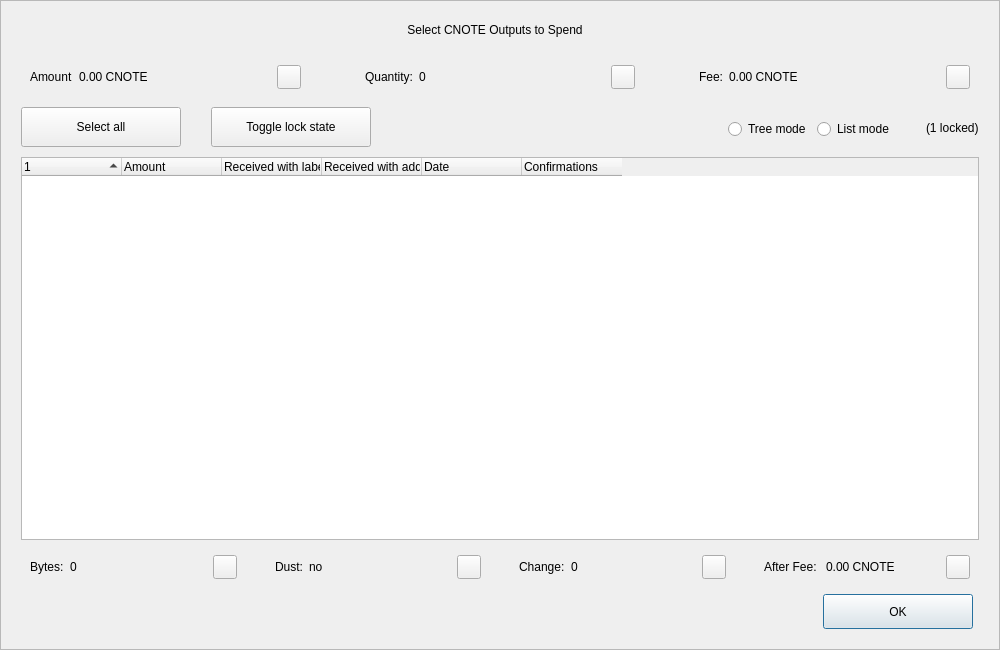
<?xml version="1.0" encoding="UTF-8"?>
<ui version="4.0">
 <class>CoinControlDialog</class>
 <widget class="QDialog" name="CoinControlDialog">
  <property name="geometry">
   <rect>
    <x>0</x>
    <y>0</y>
    <width>1000</width>
    <height>650</height>
   </rect>
  </property>
  <property name="minimumSize">
   <size>
    <width>950</width>
    <height>650</height>
   </size>
  </property>
  <property name="windowTitle">
   <string>Coin Selection</string>
  </property>
  <property name="styleSheet">
   <string notr="true"/>
  </property>
  <layout class="QVBoxLayout" name="verticalLayout">
   <property name="spacing">
    <number>0</number>
   </property>
   <property name="leftMargin">
    <number>0</number>
   </property>
   <property name="topMargin">
    <number>0</number>
   </property>
   <property name="rightMargin">
    <number>0</number>
   </property>
   <property name="bottomMargin">
    <number>0</number>
   </property>
   <item>
    <widget class="QFrame" name="frameContainer">
     <property name="toolTipDuration">
      <number>0</number>
     </property>
     <property name="frameShape">
      <enum>QFrame::StyledPanel</enum>
     </property>
     <property name="frameShadow">
      <enum>QFrame::Raised</enum>
     </property>
     <layout class="QVBoxLayout" name="verticalLayout_2">
      <property name="leftMargin">
       <number>0</number>
      </property>
      <property name="rightMargin">
       <number>0</number>
      </property>
      <property name="bottomMargin">
       <number>20</number>
      </property>
      <item>
       <layout class="QHBoxLayout" name="horizontalLayout_12">
        <property name="spacing">
         <number>0</number>
        </property>
        <property name="leftMargin">
         <number>20</number>
        </property>
        <property name="rightMargin">
         <number>30</number>
        </property>
        <item>
         <spacer name="horizontalSpacer_4">
          <property name="orientation">
           <enum>Qt::Horizontal</enum>
          </property>
          <property name="sizeHint" stdset="0">
           <size>
            <width>40</width>
            <height>20</height>
           </size>
          </property>
         </spacer>
        </item>
        <item>
         <widget class="QLabel" name="labelTitle">
          <property name="minimumSize">
           <size>
            <width>0</width>
            <height>40</height>
           </size>
          </property>
          <property name="maximumSize">
           <size>
            <width>16777215</width>
            <height>40</height>
           </size>
          </property>
          <property name="text">
           <string>Select CNOTE Outputs to Spend</string>
          </property>
          <property name="alignment">
           <set>Qt::AlignCenter</set>
          </property>
          <property name="margin">
           <number>7</number>
          </property>
         </widget>
        </item>
        <item>
         <spacer name="horizontalSpacer_5">
          <property name="orientation">
           <enum>Qt::Horizontal</enum>
          </property>
          <property name="sizeHint" stdset="0">
           <size>
            <width>40</width>
            <height>20</height>
           </size>
          </property>
         </spacer>
        </item>
       </layout>
      </item>
      <item>
       <layout class="QHBoxLayout" name="horizontalLayout_8">
        <property name="leftMargin">
         <number>20</number>
        </property>
        <property name="rightMargin">
         <number>20</number>
        </property>
        <item>
         <widget class="QWidget" name="layoutAmount" native="true">
          <layout class="QHBoxLayout" name="horizontalLayout_9" stretch="0,1,0">
           <item>
            <widget class="QLabel" name="labelCoinControlAmountText">
             <property name="text">
              <string>Amount</string>
             </property>
            </widget>
           </item>
           <item>
            <widget class="QLabel" name="labelCoinControlAmount">
             <property name="text">
              <string>0.00 CNOTE</string>
             </property>
            </widget>
           </item>
           <item alignment="Qt::AlignHCenter|Qt::AlignVCenter">
            <widget class="QPushButton" name="pushButtonAmount">
             <property name="minimumSize">
              <size>
               <width>0</width>
               <height>24</height>
              </size>
             </property>
             <property name="maximumSize">
              <size>
               <width>24</width>
               <height>26</height>
              </size>
             </property>
             <property name="focusPolicy">
              <enum>Qt::NoFocus</enum>
             </property>
             <property name="styleSheet">
              <string notr="true">padding-bottom:2px;
padding-right:4px;</string>
             </property>
             <property name="text">
              <string/>
             </property>
            </widget>
           </item>
          </layout>
         </widget>
        </item>
        <item>
         <spacer name="horizontalSpacer_2">
          <property name="orientation">
           <enum>Qt::Horizontal</enum>
          </property>
          <property name="sizeType">
           <enum>QSizePolicy::Fixed</enum>
          </property>
          <property name="sizeHint" stdset="0">
           <size>
            <width>40</width>
            <height>20</height>
           </size>
          </property>
         </spacer>
        </item>
        <item>
         <widget class="QWidget" name="layoutQuantity" native="true">
          <layout class="QHBoxLayout" name="horizontalLayout_10" stretch="0,1,0">
           <item>
            <widget class="QLabel" name="labelCoinControlQuantityText">
             <property name="text">
              <string>Quantity:</string>
             </property>
            </widget>
           </item>
           <item>
            <widget class="QLabel" name="labelCoinControlQuantity">
             <property name="text">
              <string>0</string>
             </property>
            </widget>
           </item>
           <item alignment="Qt::AlignHCenter|Qt::AlignVCenter">
            <widget class="QPushButton" name="pushButtonQuantity">
             <property name="minimumSize">
              <size>
               <width>0</width>
               <height>24</height>
              </size>
             </property>
             <property name="maximumSize">
              <size>
               <width>24</width>
               <height>26</height>
              </size>
             </property>
             <property name="focusPolicy">
              <enum>Qt::NoFocus</enum>
             </property>
             <property name="styleSheet">
              <string notr="true">padding-bottom:2px;
               padding-right:4px;</string>
             </property>
             <property name="text">
              <string/>
             </property>
            </widget>
           </item>
          </layout>
         </widget>
        </item>
        <item>
         <spacer name="horizontalSpacer_22">
          <property name="orientation">
           <enum>Qt::Horizontal</enum>
          </property>
          <property name="sizeType">
           <enum>QSizePolicy::Fixed</enum>
          </property>
          <property name="sizeHint" stdset="0">
           <size>
            <width>40</width>
            <height>20</height>
           </size>
          </property>
         </spacer>
        </item>
        <item>
         <widget class="QWidget" name="layoutFee" native="true">
          <layout class="QHBoxLayout" name="horizontalLayout_11" stretch="0,1,0">
           <item>
            <widget class="QLabel" name="labelCoinControlFeeText">
             <property name="text">
              <string>Fee:</string>
             </property>
            </widget>
           </item>
           <item>
            <widget class="QLabel" name="labelCoinControlFee">
             <property name="text">
              <string>0.00 CNOTE</string>
             </property>
            </widget>
           </item>
           <item alignment="Qt::AlignHCenter|Qt::AlignVCenter">
            <widget class="QPushButton" name="pushButtonFee">
             <property name="minimumSize">
              <size>
               <width>0</width>
               <height>24</height>
              </size>
             </property>
             <property name="maximumSize">
              <size>
               <width>24</width>
               <height>26</height>
              </size>
             </property>
             <property name="focusPolicy">
              <enum>Qt::NoFocus</enum>
             </property>
             <property name="styleSheet">
              <string notr="true">padding-bottom:2px;
               padding-right:4px;</string>
             </property>
             <property name="text">
              <string/>
             </property>
            </widget>
           </item>
          </layout>
         </widget>
        </item>
       </layout>
      </item>
      <item>
       <widget class="QFrame" name="frame">
        <property name="minimumSize">
         <size>
          <width>0</width>
          <height>40</height>
         </size>
        </property>
        <property name="styleSheet">
         <string notr="true">#frame {
	border:0;
}</string>
        </property>
        <property name="frameShape">
         <enum>QFrame::StyledPanel</enum>
        </property>
        <property name="frameShadow">
         <enum>QFrame::Sunken</enum>
        </property>
        <layout class="QHBoxLayout" name="horizontalLayout">
         <property name="spacing">
          <number>0</number>
         </property>
         <property name="leftMargin">
          <number>20</number>
         </property>
         <property name="topMargin">
          <number>0</number>
         </property>
         <property name="rightMargin">
          <number>20</number>
         </property>
         <property name="bottomMargin">
          <number>0</number>
         </property>
         <item>
          <layout class="QHBoxLayout" name="horizontalLayoutPanel" stretch="0,0,0,0,0,0">
           <property name="spacing">
            <number>20</number>
           </property>
           <item>
            <widget class="QPushButton" name="pushButtonSelectAll">
             <property name="sizePolicy">
              <sizepolicy hsizetype="Maximum" vsizetype="Fixed">
               <horstretch>0</horstretch>
               <verstretch>0</verstretch>
              </sizepolicy>
             </property>
             <property name="minimumSize">
              <size>
               <width>160</width>
               <height>40</height>
              </size>
             </property>
             <property name="maximumSize">
              <size>
               <width>16777215</width>
               <height>40</height>
              </size>
             </property>
             <property name="text">
              <string>Select all</string>
             </property>
             <property name="checkable">
              <bool>true</bool>
             </property>
             <property name="checked">
              <bool>false</bool>
             </property>
             <property name="autoExclusive">
              <bool>false</bool>
             </property>
             <property name="autoDefault">
              <bool>false</bool>
             </property>
            </widget>
           </item>
           <item>
            <spacer name="horizontalSpacer_6">
             <property name="orientation">
              <enum>Qt::Horizontal</enum>
             </property>
             <property name="sizeType">
              <enum>QSizePolicy::Fixed</enum>
             </property>
             <property name="sizeHint" stdset="0">
              <size>
               <width>10</width>
               <height>20</height>
              </size>
             </property>
            </spacer>
           </item>
           <item>
            <widget class="QPushButton" name="pushButtonToggleLock">
             <property name="sizePolicy">
              <sizepolicy hsizetype="Maximum" vsizetype="Fixed">
               <horstretch>0</horstretch>
               <verstretch>0</verstretch>
              </sizepolicy>
             </property>
             <property name="minimumSize">
              <size>
               <width>160</width>
               <height>40</height>
              </size>
             </property>
             <property name="maximumSize">
              <size>
               <width>16777215</width>
               <height>40</height>
              </size>
             </property>
             <property name="text">
              <string>Toggle lock state</string>
             </property>
             <property name="checkable">
              <bool>true</bool>
             </property>
             <property name="autoExclusive">
              <bool>false</bool>
             </property>
             <property name="autoDefault">
              <bool>false</bool>
             </property>
            </widget>
           </item>
           <item>
            <spacer name="horizontalSpacer_7">
             <property name="orientation">
              <enum>Qt::Horizontal</enum>
             </property>
             <property name="sizeType">
              <enum>QSizePolicy::Expanding</enum>
             </property>
             <property name="sizeHint" stdset="0">
              <size>
               <width>30</width>
               <height>20</height>
              </size>
             </property>
            </spacer>
           </item>
           <item alignment="Qt::AlignRight">
            <widget class="QGroupBox" name="groupBox_2">
             <property name="styleSheet">
              <string notr="true">#groupBox_2 {
    background-color:transparent;
    border-radius:0;
}</string>
             </property>
             <property name="title">
              <string/>
             </property>
             <layout class="QHBoxLayout" name="horizontalLayout_14">
              <item>
               <widget class="QRadioButton" name="radioTreeMode">
                <property name="sizePolicy">
                 <sizepolicy hsizetype="Maximum" vsizetype="Fixed">
                  <horstretch>0</horstretch>
                  <verstretch>0</verstretch>
                 </sizepolicy>
                </property>
                <property name="text">
                 <string>Tree mode</string>
                </property>
               </widget>
              </item>
              <item>
               <widget class="QRadioButton" name="radioListMode">
                <property name="sizePolicy">
                 <sizepolicy hsizetype="Maximum" vsizetype="Fixed">
                  <horstretch>0</horstretch>
                  <verstretch>0</verstretch>
                 </sizepolicy>
                </property>
                <property name="text">
                 <string>List mode</string>
                </property>
                <property name="checked">
                 <bool>false</bool>
                </property>
               </widget>
              </item>
             </layout>
            </widget>
           </item>
           <item>
            <widget class="QLabel" name="labelLocked">
             <property name="text">
              <string>(1 locked)</string>
             </property>
            </widget>
           </item>
          </layout>
         </item>
        </layout>
       </widget>
      </item>
      <item>
       <layout class="QHBoxLayout" name="horizontalLayout_13">
        <property name="leftMargin">
         <number>20</number>
        </property>
        <property name="rightMargin">
         <number>20</number>
        </property>
        <item>
         <widget class="CoinControlTreeWidget" name="treeWidget">
          <property name="contextMenuPolicy">
           <enum>Qt::CustomContextMenu</enum>
          </property>
          <property name="styleSheet">
           <string notr="true"/>
          </property>
          <property name="sortingEnabled">
           <bool>false</bool>
          </property>
          <property name="columnCount">
           <number>6</number>
          </property>
          <attribute name="headerShowSortIndicator" stdset="0">
           <bool>true</bool>
          </attribute>
          <attribute name="headerStretchLastSection">
           <bool>false</bool>
          </attribute>
          <column>
           <property name="text">
            <string/>
           </property>
          </column>
          <column>
           <property name="text">
            <string>Amount</string>
           </property>
          </column>
          <column>
           <property name="text">
            <string>Received with label</string>
           </property>
          </column>
          <column>
           <property name="text">
            <string>Received with address</string>
           </property>
          </column>
          <column>
           <property name="text">
            <string>Date</string>
           </property>
          </column>
          <column>
           <property name="text">
            <string>Confirmations</string>
           </property>
           <property name="toolTip">
            <string>Confirmed</string>
           </property>
          </column>
         </widget>
        </item>
       </layout>
      </item>
      <item>
       <layout class="QHBoxLayout" name="horizontalLayout_3">
        <property name="spacing">
         <number>20</number>
        </property>
        <property name="leftMargin">
         <number>20</number>
        </property>
        <property name="rightMargin">
         <number>20</number>
        </property>
        <item>
         <widget class="QWidget" name="layoutBytes" native="true">
          <layout class="QHBoxLayout" name="horizontalLayout_4" stretch="0,1,0">
           <item>
            <widget class="QLabel" name="labelCoinControlBytesText">
             <property name="text">
              <string>Bytes:</string>
             </property>
            </widget>
           </item>
           <item>
            <widget class="QLabel" name="labelCoinControlBytes">
             <property name="text">
              <string>0</string>
             </property>
            </widget>
           </item>
           <item alignment="Qt::AlignHCenter|Qt::AlignVCenter">
            <widget class="QPushButton" name="pushButtonBytes">
             <property name="minimumSize">
              <size>
               <width>0</width>
               <height>24</height>
              </size>
             </property>
             <property name="maximumSize">
              <size>
               <width>24</width>
               <height>26</height>
              </size>
             </property>
             <property name="focusPolicy">
              <enum>Qt::NoFocus</enum>
             </property>
             <property name="styleSheet">
              <string notr="true">padding-bottom:2px;
               padding-right:4px;</string>
             </property>
             <property name="text">
              <string/>
             </property>
            </widget>
           </item>
          </layout>
         </widget>
        </item>
        <item>
         <widget class="QWidget" name="layoutDust" native="true">
          <layout class="QHBoxLayout" name="horizontalLayout_5" stretch="0,1,0">
           <item>
            <widget class="QLabel" name="labelCoinControlLowOutputText">
             <property name="text">
              <string>Dust:</string>
             </property>
            </widget>
           </item>
           <item>
            <widget class="QLabel" name="labelCoinControlLowOutput">
             <property name="text">
              <string>no</string>
             </property>
            </widget>
           </item>
           <item alignment="Qt::AlignHCenter|Qt::AlignVCenter">
            <widget class="QPushButton" name="pushButtonDust">
             <property name="minimumSize">
              <size>
               <width>0</width>
               <height>24</height>
              </size>
             </property>
             <property name="maximumSize">
              <size>
               <width>24</width>
               <height>26</height>
              </size>
             </property>
             <property name="focusPolicy">
              <enum>Qt::NoFocus</enum>
             </property>
             <property name="styleSheet">
              <string notr="true">padding-bottom:2px;
               padding-right:4px;</string>
             </property>
             <property name="text">
              <string/>
             </property>
            </widget>
           </item>
          </layout>
         </widget>
        </item>
        <item>
         <widget class="QWidget" name="layoutChange" native="true">
          <layout class="QHBoxLayout" name="horizontalLayout_6" stretch="0,1,0">
           <item>
            <widget class="QLabel" name="labelCoinControlChangeText">
             <property name="text">
              <string>Change:</string>
             </property>
            </widget>
           </item>
           <item>
            <widget class="QLabel" name="labelCoinControlChange">
             <property name="text">
              <string>0</string>
             </property>
            </widget>
           </item>
           <item alignment="Qt::AlignHCenter|Qt::AlignVCenter">
            <widget class="QPushButton" name="pushButtonChange">
             <property name="minimumSize">
              <size>
               <width>0</width>
               <height>24</height>
              </size>
             </property>
             <property name="maximumSize">
              <size>
               <width>24</width>
               <height>26</height>
              </size>
             </property>
             <property name="focusPolicy">
              <enum>Qt::NoFocus</enum>
             </property>
             <property name="styleSheet">
              <string notr="true">padding-bottom:2px;
               padding-right:4px;</string>
             </property>
             <property name="text">
              <string/>
             </property>
            </widget>
           </item>
          </layout>
         </widget>
        </item>
        <item>
         <widget class="QWidget" name="layoutAfter" native="true">
          <layout class="QHBoxLayout" name="horizontalLayout_7" stretch="0,1,0">
           <item>
            <widget class="QLabel" name="labelCoinControlAfterFeeText">
             <property name="text">
              <string>After Fee: </string>
             </property>
            </widget>
           </item>
           <item>
            <widget class="QLabel" name="labelCoinControlAfterFee">
             <property name="text">
              <string>0.00 CNOTE</string>
             </property>
            </widget>
           </item>
           <item alignment="Qt::AlignHCenter|Qt::AlignVCenter">
            <widget class="QPushButton" name="pushButtonAlterFee">
             <property name="minimumSize">
              <size>
               <width>0</width>
               <height>24</height>
              </size>
             </property>
             <property name="maximumSize">
              <size>
               <width>24</width>
               <height>26</height>
              </size>
             </property>
             <property name="focusPolicy">
              <enum>Qt::NoFocus</enum>
             </property>
             <property name="styleSheet">
              <string notr="true">padding-bottom:2px;
               padding-right:4px;</string>
             </property>
             <property name="text">
              <string/>
             </property>
            </widget>
           </item>
          </layout>
         </widget>
        </item>
       </layout>
      </item>
      <item>
       <layout class="QHBoxLayout" name="horizontalLayout_2">
        <property name="spacing">
         <number>0</number>
        </property>
        <property name="leftMargin">
         <number>20</number>
        </property>
        <property name="rightMargin">
         <number>26</number>
        </property>
        <item>
         <spacer name="horizontalSpacer_3">
          <property name="orientation">
           <enum>Qt::Horizontal</enum>
          </property>
          <property name="sizeHint" stdset="0">
           <size>
            <width>558</width>
            <height>20</height>
           </size>
          </property>
         </spacer>
        </item>
        <item>
         <widget class="QPushButton" name="pushButtonOk">
          <property name="minimumSize">
           <size>
            <width>150</width>
            <height>35</height>
           </size>
          </property>
          <property name="text">
           <string>OK</string>
          </property>
         </widget>
        </item>
       </layout>
      </item>
     </layout>
    </widget>
   </item>
  </layout>
 </widget>
 <customwidgets>
  <customwidget>
   <class>CoinControlTreeWidget</class>
   <extends>QTreeWidget</extends>
   <header>coincontroltreewidget.h</header>
  </customwidget>
 </customwidgets>
 <resources/>
 <connections/>
</ui>
